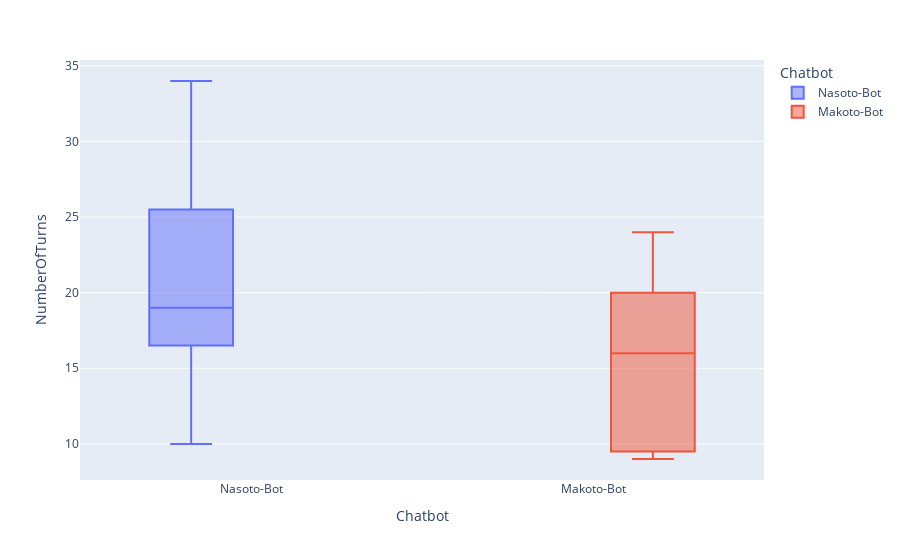

Notebook code for this chart:
### Markdown cell above
## BoxPlot Number of Turns

### Code cell
fig = px.box(df_cd , "Chatbot", "NumberOfTurns", "Chatbot")
fig.update_traces(quartilemethod="exclusive") # or "inclusive", or "linear" by default
fig.show()

### Figure 1 — Plotly figure (JSON) as saved in the notebook; plotly's stock layout.template omitted (floating-point values rounded to 4 significant figures)
{"data": [{"alignmentgroup": "True", "hovertemplate": "Chatbot=%{x}<br>NumberOfTurns=%{y}<extra></extra>", "legendgroup": "Nasoto-Bot", "marker": {"color": "#636efa"}, "name": "Nasoto-Bot", "notched": false, "offsetgroup": "Nasoto-Bot", "orientation": "v", "quartilemethod": "exclusive", "showlegend": true, "type": "box", "x": ["Nasoto-Bot", "Nasoto-Bot", "Nasoto-Bot", "Nasoto-Bot", "Nasoto-Bot", "Nasoto-Bot", "Nasoto-Bot", "Nasoto-Bot", "Nasoto-Bot", "Nasoto-Bot", "Nasoto-Bot", "Nasoto-Bot", "Nasoto-Bot"], "x0": " ", "xaxis": "x", "y": [10, 19, 19, 34, 23, 20, 19, 27, 14, 24, 14, 19, 30], "y0": " ", "yaxis": "y"}, {"alignmentgroup": "True", "hovertemplate": "Chatbot=%{x}<br>NumberOfTurns=%{y}<extra></extra>", "legendgroup": "Makoto-Bot", "marker": {"color": "#EF553B"}, "name": "Makoto-Bot", "notched": false, "offsetgroup": "Makoto-Bot", "orientation": "v", "quartilemethod": "exclusive", "showlegend": true, "type": "box", "x": ["Makoto-Bot", "Makoto-Bot", "Makoto-Bot", "Makoto-Bot", "Makoto-Bot", "Makoto-Bot", "Makoto-Bot", "Makoto-Bot", "Makoto-Bot", "Makoto-Bot", "Makoto-Bot", "Makoto-Bot", "Makoto-Bot"], "x0": " ", "xaxis": "x", "y": [16, 16, 19, 9, 21, 24, 17, 10, 21, 16, 9, 9, 16], "y0": " ", "yaxis": "y"}], "layout": {"boxmode": "group", "legend": {"title": {"text": "Chatbot"}, "tracegroupgap": 0}, "margin": {"t": 60}, "xaxis": {"anchor": "y", "categoryarray": ["Nasoto-Bot", "Makoto-Bot"], "categoryorder": "array", "domain": [0, 1], "title": {"text": "Chatbot"}}, "yaxis": {"anchor": "x", "domain": [0, 1], "title": {"text": "NumberOfTurns"}}}}
